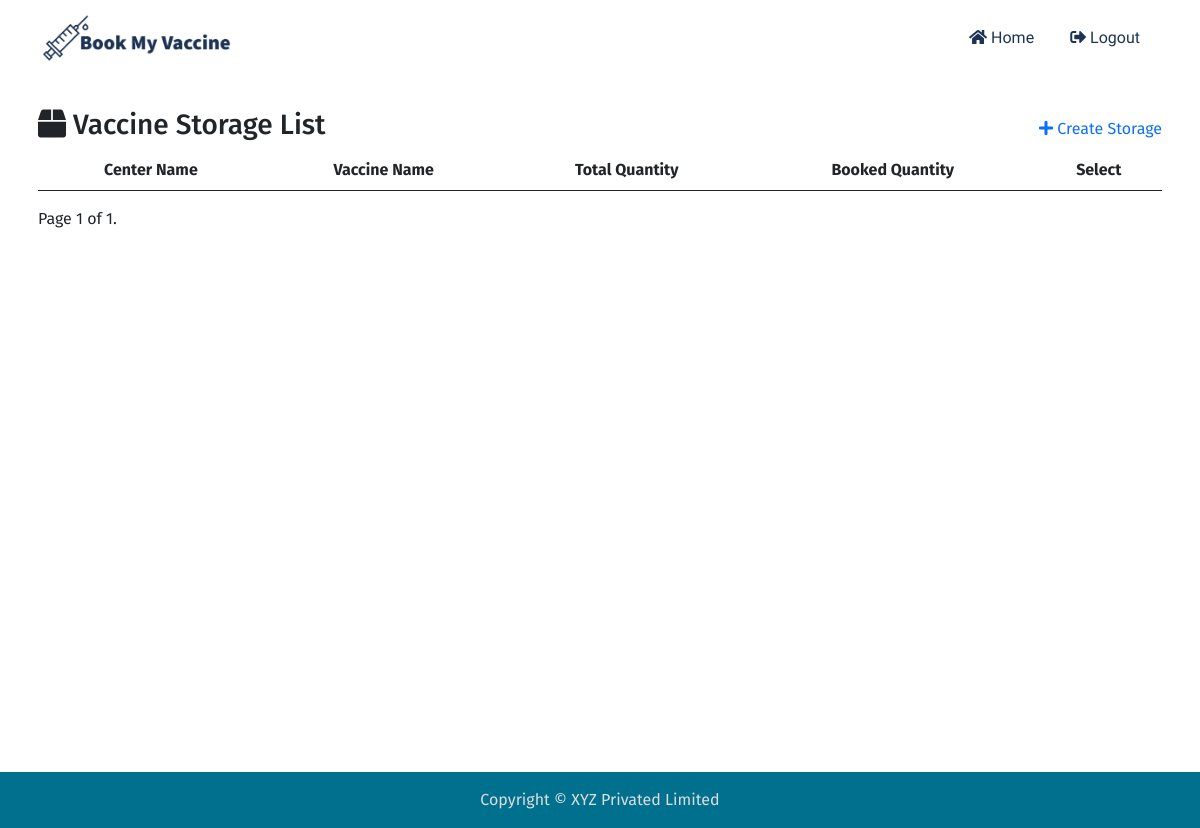
Before: /center/2/storage/ (signed in) with the older database file.
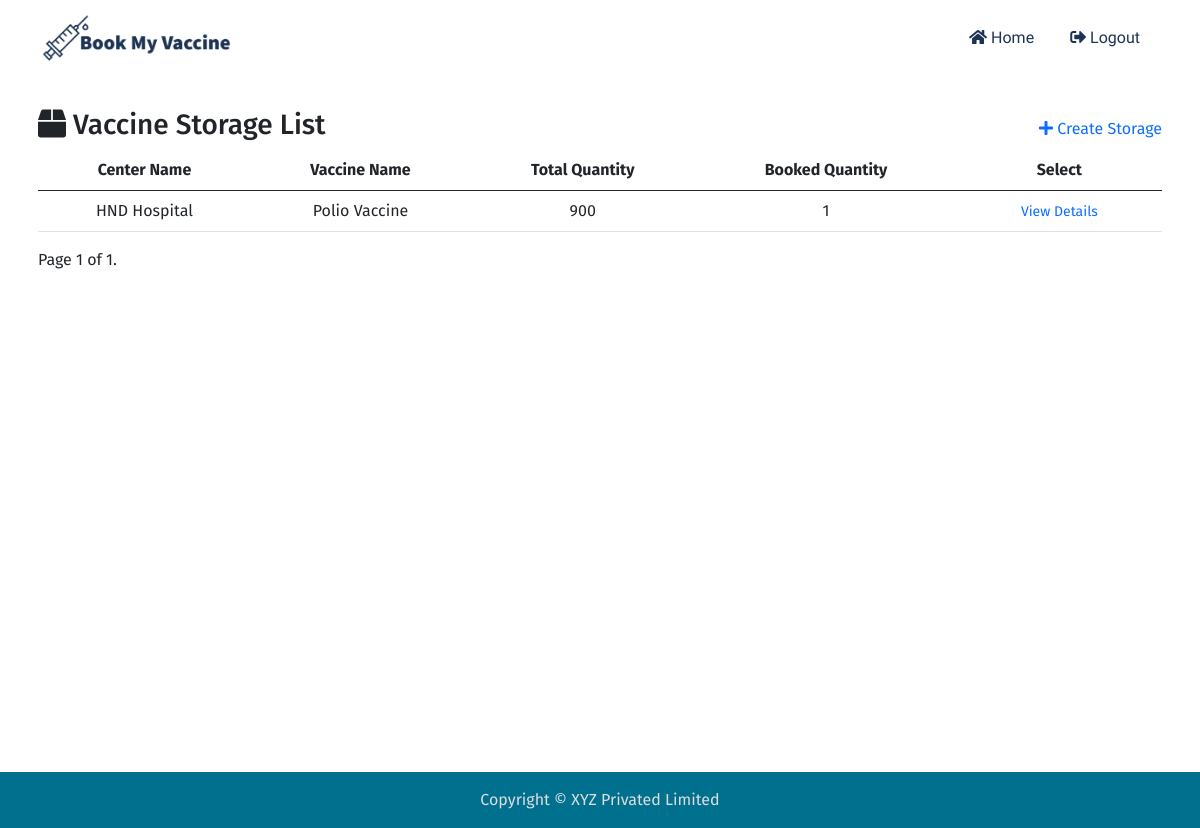
After: the same page with the newer database file.
### center/models.py (models this page shows, shortened)
class Storage(models.Model):
    center = models.ForeignKey(Center, on_delete=models.CASCADE)
    vaccine = models.ForeignKey(Vaccine, on_delete=models.CASCADE)
    total_quantity = models.IntegerField(default=0)
    booked_quantity = models.IntegerField(default=0)

class Center(models.Model):
    name = models.CharField("Center_name", max_length=32)
    adress = models.TextField("Address", max_length=500)

### vaccine/models.py (models this page shows, shortened)
class Vaccine(models.Model):
    name = models.CharField("Vaccine Name", max_length=32)
    description = models.TextField(max_length=1024)
    numbre_of_doses = models.IntegerField(default=1)
    interval = models.IntegerField(default=0, help_text="please provide interval in days")
    storage_temprature = models.IntegerField(null=True, blank=True, help_text="provide temprature in celcius")
    minimum_age = models.IntegerField(default=0)

### center/views.py (the view)
# urls.py: path("<int:center_id>/storage/", views.Storage_List.as_view(), name="storage"),
class Storage_List(LoginRequiredMixin, generic.ListView):
    queryset = Storage.objects.all()
    template_name = 'storage/storage_list.html'
    ordering = ["id"]
    paginate_by = 2
    def get_queryset(self):
        return super().get_queryset().filter(center_id = self.kwargs["center_id"])
    def get_context_data(self, **kwargs):
        context = super().get_context_data(**kwargs)
        context["center_id"] = self.kwargs['center_id']
        return context

### center/templates/storage/storage_list.html (shortened to what this page needs)
{% extends 'mysite/base.html' %}
{% block content %}
<div class="mt-3">
  <div class="d-flex align-items-center justify-content-between">
    <h3 class="text-center">
      <i class="fas fa-box"></i> Vaccine Storage List
    </h3>
    {% if user.is_superuser %}
    <a href="{% url 'center:create_storage' center_id %}"><i class="fas fa-plus"></i> Create Storage</a>
    {% endif %}
  </div>
  <table class="table table-responsive table-hover text-center">
    <thead>
      <tr>
        <th scope="col">Center Name</th>
        <th scope="col">Vaccine Name</th>
        <th scope="col">Total Quantity</th>
        <th scope="col">Booked Quantity</th>
        <th scope="col">Select</th>
      </tr>
    </thead>
    <tbody>
      {% for storage in page_obj %}
      <tr>
        <td>{{ storage.center.name }}</td>
        <td>{{ storage.vaccine.name }}</td>
        <td>{{ storage.total_quantity }}</td>
        <td>{{ storage.booked_quantity }}</td>
        <td><a href="{% url 'center:storage_detail' storage.id %}" class="btn-sm btn-outline-primary">View Details</a></td>
      </tr>
      {% endfor %}
    </tbody>
  </table>
{% include 'components/pagination.html' %}
</div>
{% endblock content %}

Changed rows visible on the page:
added Storage: center.name "HND Hospital", vaccine.name "Polio Vaccine", total_quantity "900", booked_quantity "1"
